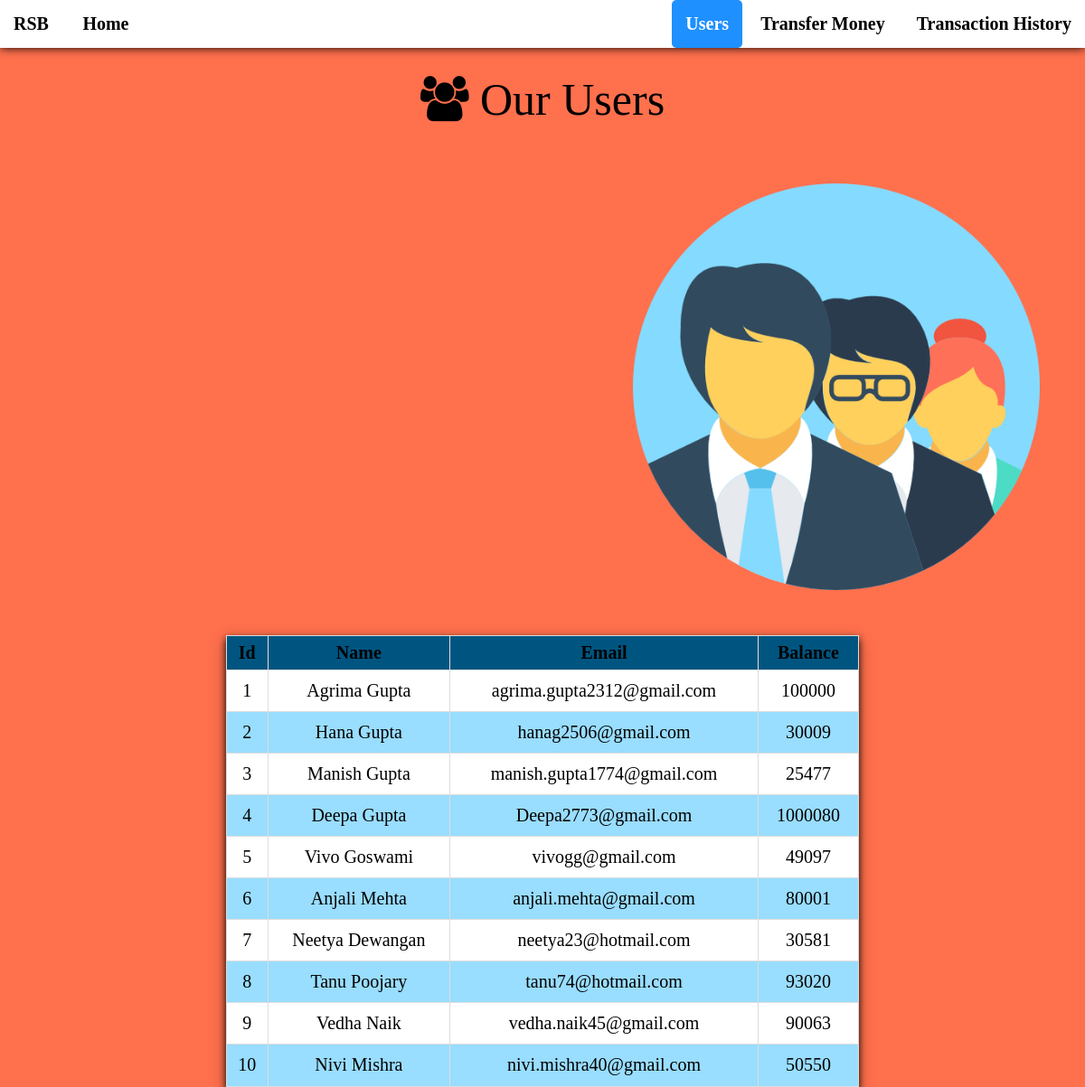
Page /table.php on the committed database.
### tables this page shows
CREATE TABLE `user` (
  `id` int(100) NOT NULL,
  `name1` varchar(100) NOT NULL,
  `email` varchar(100) NOT NULL,
  `balance` float NOT NULL
);

### table.php (the view, shortened to what this page needs)
<?php
		$conn = mysqli_connect("localhost", "root", "", "test");
?>
<!DOCTYPE html>
<html>
<head>
<link rel="stylesheet" href="https://cdnjs.cloudflare.com/ajax/libs/font-awesome/4.7.0/css/font-awesome.min.css">
    <link rel="stylesheet" type="text/css" href="styles.css">
</head>
<body>
<nav class="navbar navbar-light navig">
    <div class="pill-nav">
    <a class="default" >RSB</a>
        <a class="default" href="index.php">Home</a>
        <div class="topnav-right">
            <a class="active" href="table.php">Users</a>
            <a href="money.php">Transfer Money</a>
            <a href="transaction.php">Transaction History</a>
    </div>
</div>
</nav>
    <br>
    <h1><i class="fa fa-users" aria-hidden="true">  Our Users </i></h1>
    <div>
    <img id ="shadow" style="float: right; margin: 30px 50px 50px 50px;" src="img11.png" width="450" height="450" />
	</div>
    <table class="center">
    <thead>
        <tr>
            <th>Id</th>
            <th>Name</th>
            <th>Email</th>
            <th>Balance</th>
        </tr>
    </thead>
    <tbody>
        <?php $sql = "SELECT id, name1, email, balance FROM user";
        $result = mysqli_query($conn, $sql);?>
        <?php while( $row = mysqli_fetch_array($result)) : ?>
        <tr>
            <td><?php echo $row['id']; ?></td>
            <td><?php echo $row['name1']; ?></td>
            <td><?php echo $row['email']; ?></td>
            <td><?php echo $row['balance']; ?></td>
        </tr>
        <?php endwhile ?>
    </tbody>
</table>
</body>
</html>

### styles.css (style rules this page uses)
.navig { box-shadow: 0 0 10px black; font-weight: bold; font-size: 30px; background-color:white; }
.pill-nav a { display: inline-block; color: black; text-align: center; padding: 15px; text-decoration: none; font-size: 20px; border-radius: 5px; background-color:white; font-family: 'Garamond'; }
.pill-nav a.active { background-color: dodgerblue; color: white; }
.topnav-right { float: right; font-size: 20px; }

### table.php (style rules this page uses)
table, th,tr,td { border: 1px solid #dddddd; font-family:'Garamond'; }
.center { margin-left: auto; margin-right: auto; border-collapse: collapse; }
table { width: 700px; height: 500px; color: black; font-size: 20px; box-shadow: 0 4px 8px 0 black, 0 6px 20px 0 rgba(0, 0, 0, 0.19); border-collapse :collapse; }
h1 { text-align: center; color:Black; font-size: 50px; margin-top:10px; font-family:'Verdana'; }
body { background-repeat: no-repeat; background-color:#ff704d; background-size: cover; margin: 0; }
th, td,tr { text-align: center; font-size:20px; }
th { background-color:#005580; color: black; padding:7px; }
a { font-size:25px; }
tr:nth-child(even) { background-color:#99ddff; font-size:20px; }
tr:nth-child(odd) { background-color:white; font-size:20px; }

### rows in the picture
user: id "1", name1 "Agrima Gupta", email "agrima.gupta2312@gmail.com", balance "100000"
user: id "2", name1 "Hana Gupta", email "hanag2506@gmail.com", balance "30009"
user: id "3", name1 "Manish Gupta", email "manish.gupta1774@gmail.com", balance "25477"
user: id "4", name1 "Deepa Gupta", email "Deepa2773@gmail.com", balance "1000080"
user: id "5", name1 "Vivo Goswami", email "vivogg@gmail.com", balance "49097"
user: id "6", name1 "Anjali Mehta", email "anjali.mehta@gmail.com", balance "80001"
user: id "7", name1 "Neetya Dewangan", email "neetya23@hotmail.com", balance "30581"
user: id "8", name1 "Tanu Poojary", email "tanu74@hotmail.com", balance "93020"
user: id "9", name1 "Vedha Naik", email "vedha.naik45@gmail.com", balance "90063"
user: id "10", name1 "Nivi Mishra", email "nivi.mishra40@gmail.com", balance "50550"
